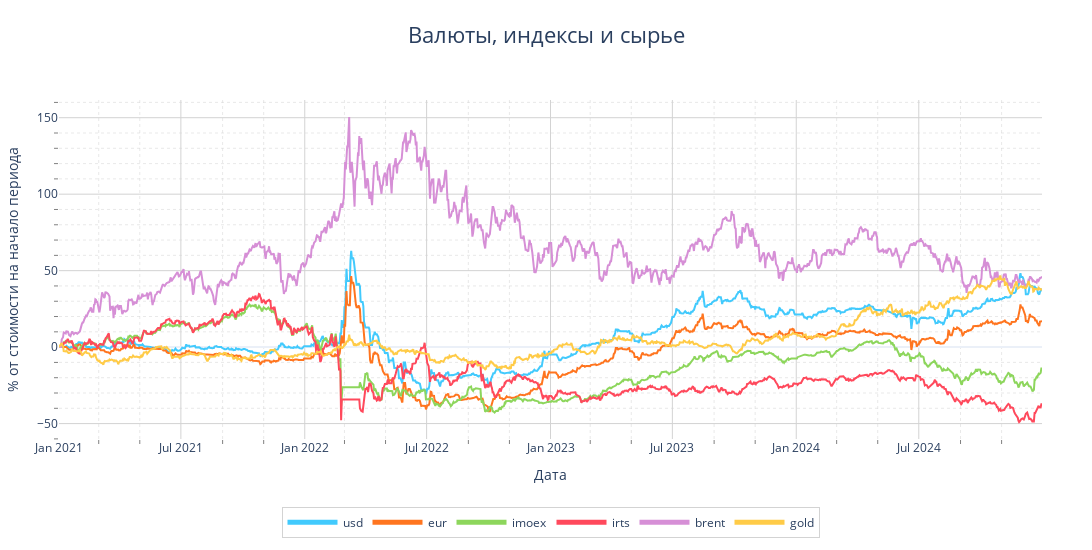

Notebook code for this chart:
### Code cell
df = df_index.copy()
df = (df / df.iloc[0] - 1) * 100

cols_to_show = ['1W', '1M', '1Y', '5Y', '10Y', '30Y']
plot_ts_plotly(
    df.reset_index(),
    x='Дата',
    y=df.columns,
    title='Валюты, индексы и сырье',
    xaxis_title='Дата',
    yaxis_title='% от стоимости на начало периода'
    
)

### Figure 1 — Plotly figure (JSON) as saved in the notebook; plotly's stock layout.template omitted (floating-point values rounded to 4 significant figures; data arrays with more than 128 entries replaced by an {"elided": "..."} marker saying what was removed)
{"data": [{"hovertemplate": "<b>usd</b>: %{y:.1f}%<extra></extra>", "line": {"color": "#42CAFD"}, "mode": "lines", "name": "usd", "type": "scatter", "x": {"elided": "1245 str values"}, "y": {"elided": "1245 float values"}}, {"hovertemplate": "<b>eur</b>: %{y:.1f}%<extra></extra>", "line": {"color": "#FF751F"}, "mode": "lines", "name": "eur", "type": "scatter", "x": {"elided": "1245 str values"}, "y": {"elided": "1245 float values"}}, {"hovertemplate": "<b>imoex</b>: %{y:.1f}%<extra></extra>", "line": {"color": "#8DD65C"}, "mode": "lines", "name": "imoex", "type": "scatter", "x": {"elided": "1245 str values"}, "y": {"elided": "1245 float values"}}, {"hovertemplate": "<b>irts</b>: %{y:.1f}%<extra></extra>", "line": {"color": "#FF495C"}, "mode": "lines", "name": "irts", "type": "scatter", "x": {"elided": "1245 str values"}, "y": {"elided": "1245 float values"}}, {"hovertemplate": "<b>brent</b>: %{y:.1f}%<extra></extra>", "line": {"color": "#D68FD6"}, "mode": "lines", "name": "brent", "type": "scatter", "x": {"elided": "1245 str values"}, "y": {"elided": "1245 float values"}}, {"hovertemplate": "<b>gold</b>: %{y:.1f}%<extra></extra>", "line": {"color": "#FFCB47"}, "mode": "lines", "name": "gold", "type": "scatter", "x": {"elided": "1245 str values"}, "y": {"elided": "1245 float values"}}], "layout": {"height": 550, "hovermode": "x unified", "legend": {"bgcolor": "rgba(255, 255, 255, 0.8)", "bordercolor": "lightgray", "borderwidth": 1, "font": {"size": 12}, "itemsizing": "constant", "itemwidth": 50, "orientation": "h", "traceorder": "normal", "x": 0.5, "xanchor": "center", "y": -0.2, "yanchor": "top"}, "margin": {"b": 50, "l": 50, "r": 50, "t": 100}, "title": {"font": {"size": 22}, "text": "Валюты, индексы и сырье", "x": 0.5, "xanchor": "center", "y": 0.95, "yanchor": "top"}, "width": 1100, "xaxis": {"gridcolor": "lightgray", "gridwidth": 1, "minor": {"gridcolor": "rgba(211, 211, 211, 0.5)", "griddash": "dot", "showgrid": true, "tickcolor": "gray", "ticklen": 4}, "showgrid": true, "title": {"text": "Дата"}}, "yaxis": {"gridcolor": "lightgray", "gridwidth": 1, "minor": {"gridcolor": "rgba(211, 211, 211, 0.5)", "griddash": "dot", "showgrid": true, "tickcolor": "gray", "ticklen": 4}, "showgrid": true, "title": {"text": "% от стоимости на начало периода"}}}}
